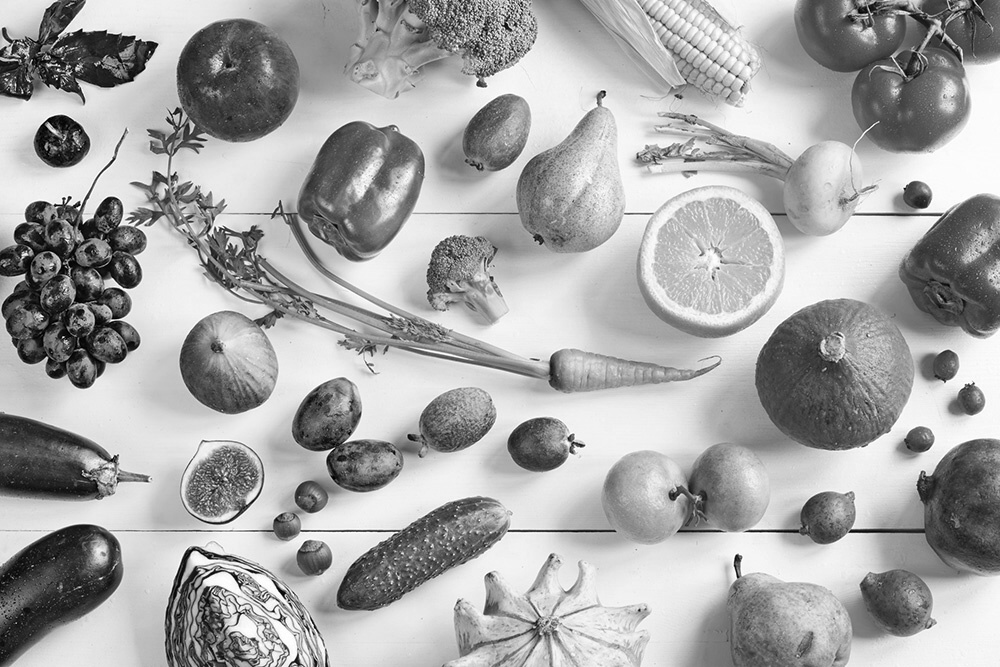
#> input picture 05-convolution_II/data/fruit_grey.jpg, 1000 x 667 px
$ jupyter execute --allow-errors antonin_vychodil-convolution_II.ipynb
#> lines starting #> are read from the running program, lines starting #| are printed output that depends on the picture
[cell 1]
import numpy as np
from scipy.io import wavfile
import matplotlib.pyplot as plt
import sounddevice as sd
import matplotlib.image as mpimg
from scipy.signal import convolve2d

#> (a cell that did not finish here is left out)

#> (a cell that did not finish here is left out)

# Original Audio

#> (a cell that did not finish here is left out)

# Modified Audio

#> (a cell that did not finish here is left out)

[cell 6]
img = mpimg.imread('data/fruit_grey.jpg')
#> img is the input picture: shape (667, 1000); min 0, max 255, mean 167.1
if img.ndim == 3:
    img = img[:, :, 0]

# Convert to float
img = img.astype(float)

# Original Image

[cell 7]
plt.figure(figsize=(6, 6))
plt.imshow(img, cmap='gray')
plt.axis('off')
plt.show()

# Standard Laplacian

[cell 8]
g1 = np.array([[ 0, -1,  0],
               [-1,  4, -1],
               [ 0, -1,  0]])

img_g1 = convolve2d(img, g1, mode='same', boundary='symm')
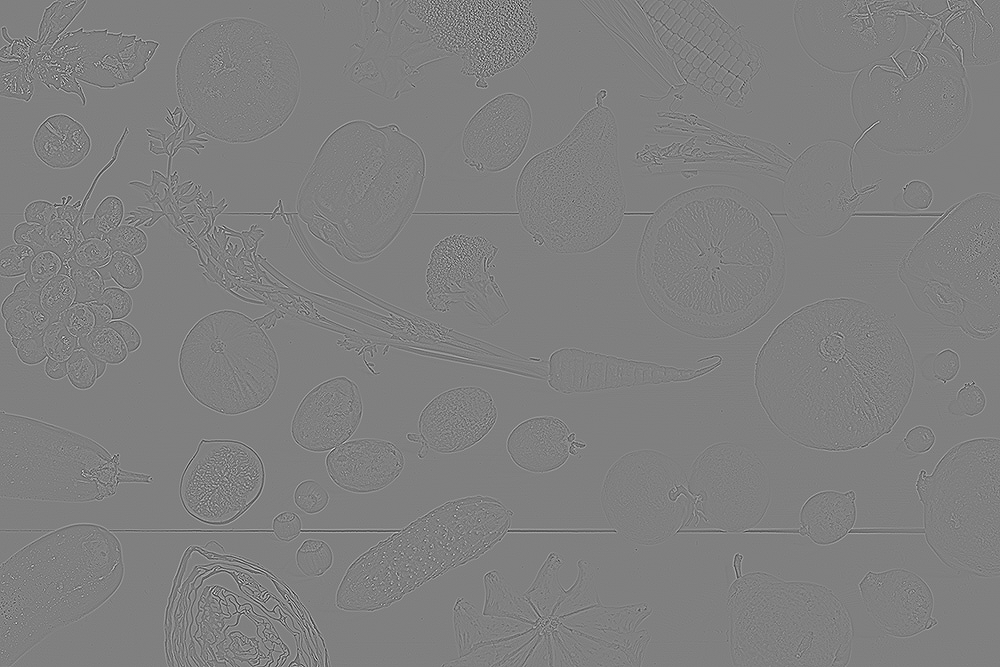
#> img_g1: shape (667, 1000) float64; min -528, max 523, mean 0; drawn with min black and max white

edges_g1 = np.abs(img_g1)
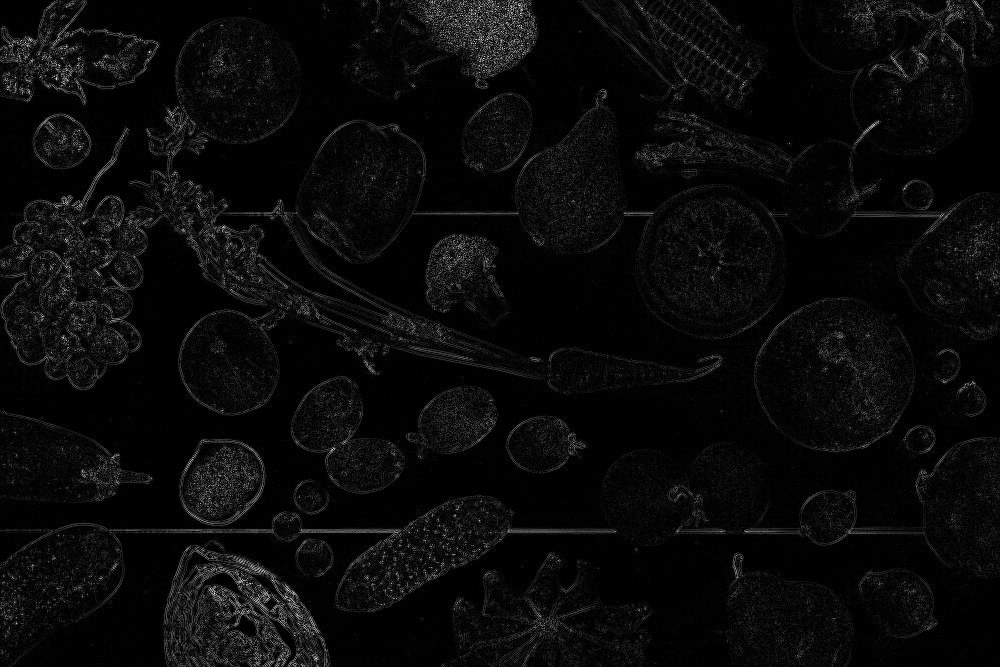
#> edges_g1: shape (667, 1000) float64; min 0, max 528, mean 21.6; drawn with min black and max white

threshold_value = 30
bw_g1 = edges_g1 > threshold_value
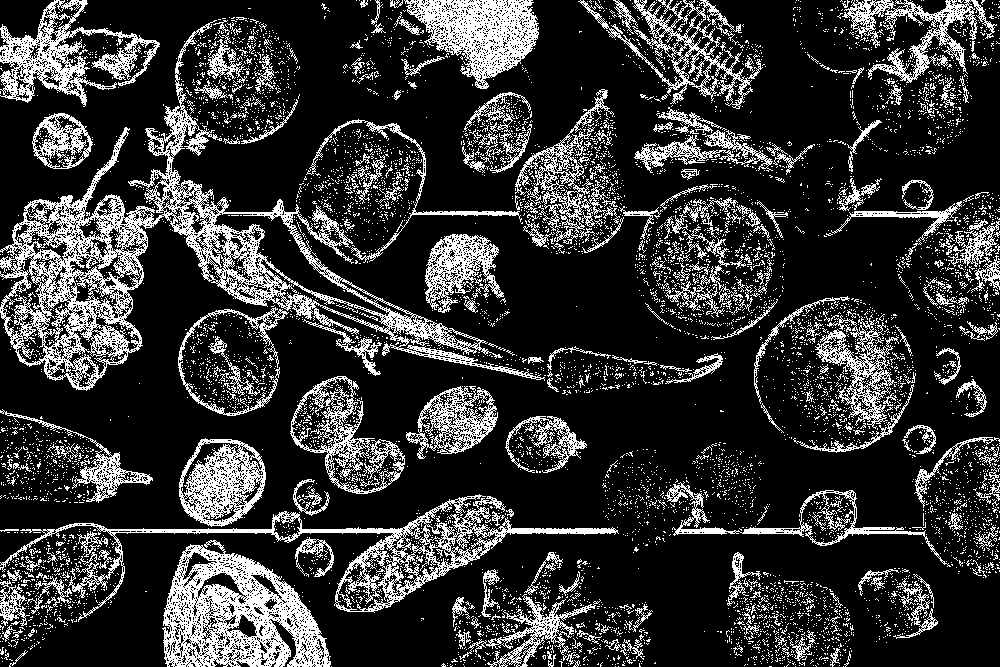
#> bw_g1: shape (667, 1000) bool; 20.7% white in thin lines or dots

plt.figure(figsize=(6, 6))
plt.imshow(bw_g1, cmap='gray')
plt.axis('off')
plt.show()

# Stronger Laplacian

[cell 9]
g2 = np.array([[-1, -1, -1],
               [-1,  8, -1],
               [-1, -1, -1]])

img_g2 = convolve2d(img, g2, mode='same', boundary='symm')

edges_g2 = np.abs(img_g2)

threshold_value_g2 = 50
bw_g2 = edges_g2 > threshold_value_g2
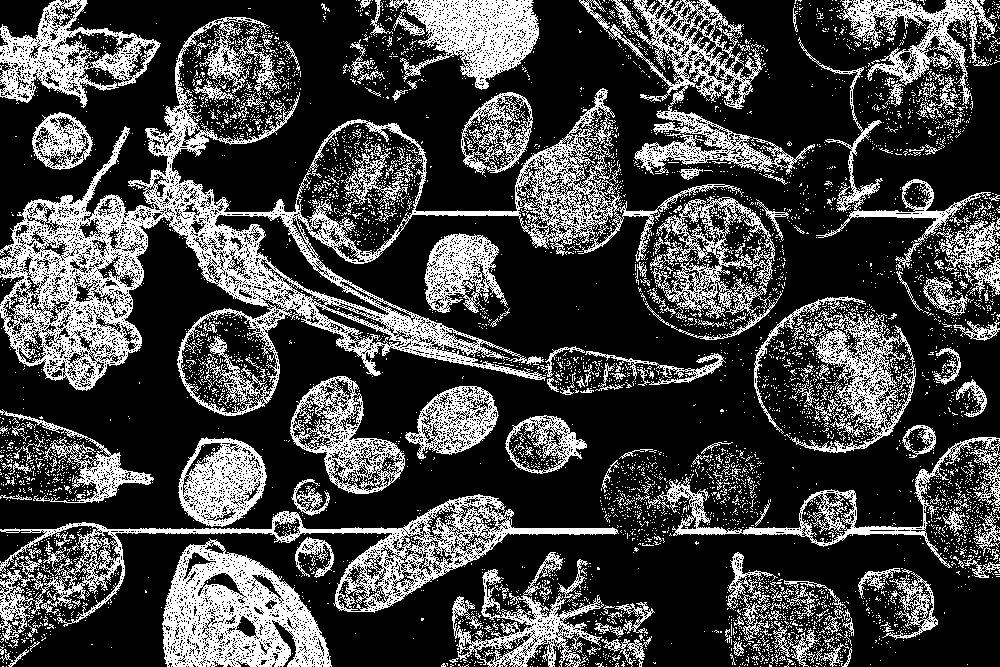
#> bw_g2: shape (667, 1000) bool; 27.1% white in thin lines or dots

plt.figure(figsize=(6, 6))
plt.imshow(bw_g2, cmap='gray')
plt.axis('off')
plt.show()

# Box Blur

[cell 10]
g3 = np.ones((5, 5)) / 25.0

img_g3 = convolve2d(img, g3, mode='same', boundary='symm')
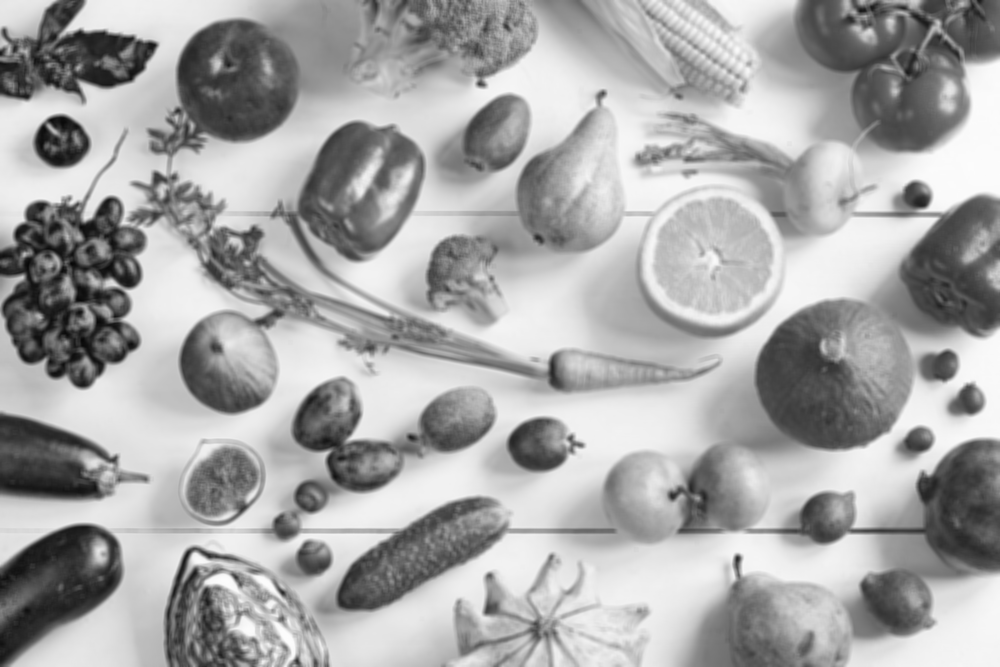
#> img_g3: shape (667, 1000) float64; min 7.84, max 253.1, mean 167.1

plt.figure(figsize=(6, 6))
plt.imshow(img_g3, cmap='gray')
plt.axis('off')
plt.show()

# Gaussian Blur

[cell 11]
g4 = np.array([[1,  4,  6,  4, 1],
               [4, 16, 24, 16, 4],
               [6, 24, 36, 24, 6],
               [4, 16, 24, 16, 4],
               [1,  4,  6,  4, 1]]) / 256.0

img_g4 = convolve2d(img, g4, mode='same', boundary='symm')

plt.figure(figsize=(6, 6))
plt.imshow(img_g4, cmap='gray')
plt.axis('off')
plt.show()
